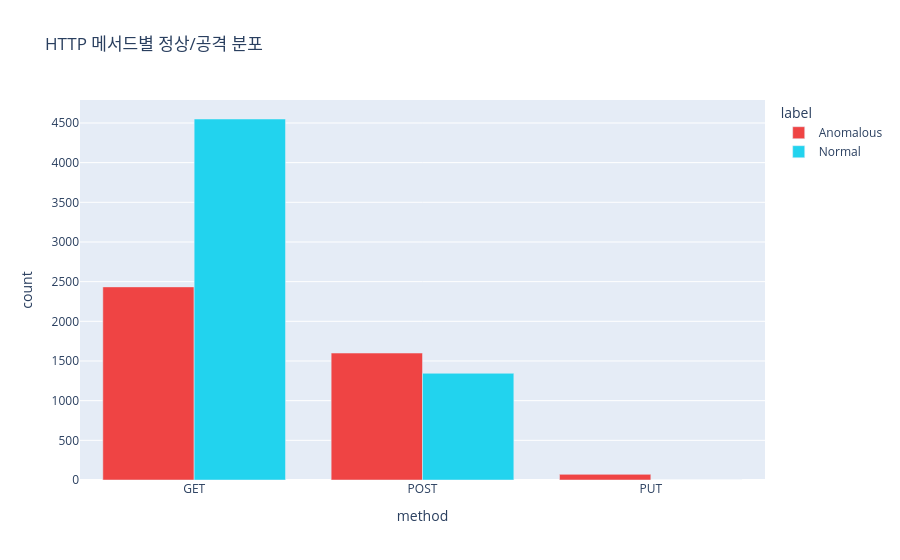

Here is the notebook cell this chart was saved with:
### Code cell
# %% [2] HTTP 메서드별 정상/공격 분포 (그룹 막대)
cross = pd.crosstab(df["method"], df["label"]).reset_index()
cross_melted = cross.melt(id_vars="method", var_name="label", value_name="count")

fig = px.bar(
    cross_melted,
    x="method", y="count", color="label",
    title="HTTP 메서드별 정상/공격 분포",
    barmode="group",
    color_discrete_map={"Normal": "#22d3ee", "Anomalous": "#ef4444"},
)
fig.show()

# 메서드별 공격 비율 표
method_attack = df.groupby("method")["is_attack"].agg(["sum", "count"])
method_attack["attack_ratio(%)"] = method_attack["sum"] / method_attack["count"] * 100
method_attack.columns = ["공격 건수", "전체 건수", "공격 비율(%)"]
method_attack.round(1)

### Figure 1 — Plotly figure (JSON) as saved in the notebook; plotly's stock layout.template omitted (floating-point values rounded to 4 significant figures)
{"data": [{"alignmentgroup": "True", "hovertemplate": "label=Anomalous<br>method=%{x}<br>count=%{y}<extra></extra>", "legendgroup": "Anomalous", "marker": {"color": "#ef4444", "pattern": {"shape": ""}}, "name": "Anomalous", "offsetgroup": "Anomalous", "orientation": "v", "showlegend": true, "textposition": "auto", "type": "bar", "x": ["GET", "POST", "PUT"], "xaxis": "x", "y": [2434, 1600, 71], "yaxis": "y"}, {"alignmentgroup": "True", "hovertemplate": "label=Normal<br>method=%{x}<br>count=%{y}<extra></extra>", "legendgroup": "Normal", "marker": {"color": "#22d3ee", "pattern": {"shape": ""}}, "name": "Normal", "offsetgroup": "Normal", "orientation": "v", "showlegend": true, "textposition": "auto", "type": "bar", "x": ["GET", "POST", "PUT"], "xaxis": "x", "y": [4550, 1345, 0], "yaxis": "y"}], "layout": {"barmode": "group", "legend": {"title": {"text": "label"}, "tracegroupgap": 0}, "title": {"text": "HTTP 메서드별 정상/공격 분포"}, "xaxis": {"anchor": "y", "domain": [0, 1], "title": {"text": "method"}}, "yaxis": {"anchor": "x", "domain": [0, 1], "title": {"text": "count"}}}}
